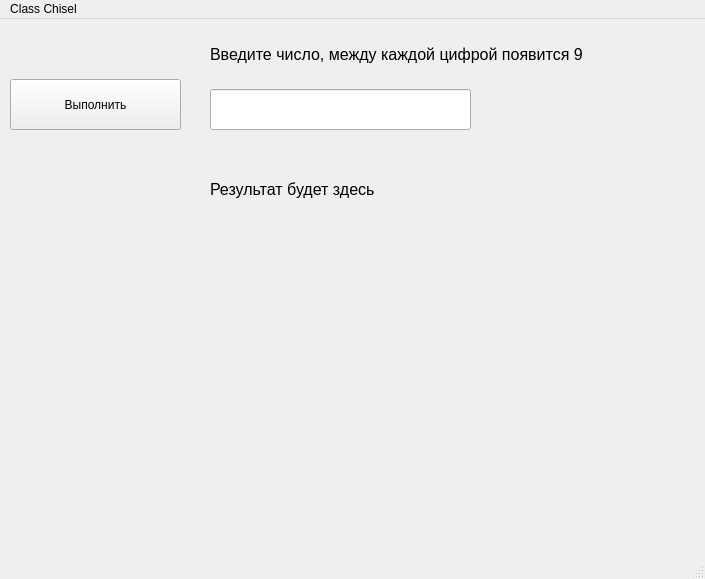
<?xml version="1.0" encoding="UTF-8"?>
<ui version="4.0">
 <class>MainWindow</class>
 <widget class="QMainWindow" name="MainWindow">
  <property name="geometry">
   <rect>
    <x>0</x>
    <y>0</y>
    <width>705</width>
    <height>579</height>
   </rect>
  </property>
  <property name="windowTitle">
   <string>MainWindow</string>
  </property>
  <widget class="QWidget" name="centralwidget">
   <widget class="QLineEdit" name="lineEdit">
    <property name="geometry">
     <rect>
      <x>210</x>
      <y>70</y>
      <width>261</width>
      <height>41</height>
     </rect>
    </property>
   </widget>
   <widget class="QPushButton" name="pushButton">
    <property name="geometry">
     <rect>
      <x>10</x>
      <y>60</y>
      <width>171</width>
      <height>51</height>
     </rect>
    </property>
    <property name="text">
     <string>Выполнить</string>
    </property>
   </widget>
   <widget class="QLabel" name="label">
    <property name="geometry">
     <rect>
      <x>210</x>
      <y>130</y>
      <width>411</width>
      <height>81</height>
     </rect>
    </property>
    <property name="font">
     <font>
      <pointsize>12</pointsize>
     </font>
    </property>
    <property name="text">
     <string>Результат будет здесь</string>
    </property>
    <property name="margin">
     <number>0</number>
    </property>
   </widget>
   <widget class="QLabel" name="label_2">
    <property name="geometry">
     <rect>
      <x>210</x>
      <y>20</y>
      <width>411</width>
      <height>31</height>
     </rect>
    </property>
    <property name="font">
     <font>
      <pointsize>12</pointsize>
     </font>
    </property>
    <property name="text">
     <string>Введите число, между каждой цифрой появится 9</string>
    </property>
   </widget>
  </widget>
  <widget class="QMenuBar" name="menubar">
   <property name="geometry">
    <rect>
     <x>0</x>
     <y>0</y>
     <width>705</width>
     <height>22</height>
    </rect>
   </property>
   <widget class="QMenu" name="menuClass_Chisel">
    <property name="title">
     <string>Class Chisel</string>
    </property>
   </widget>
   <addaction name="menuClass_Chisel"/>
  </widget>
  <widget class="QStatusBar" name="statusbar"/>
 </widget>
 <resources/>
 <connections/>
</ui>
